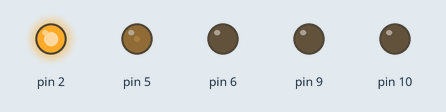
Simulated run of this sketch. Board: Arduino Uno, built with avr-gcc and run on an emulated ATmega328P. Parts: output pins drawn as LEDs (lit = HIGH).

Above: at 0.1 s.
At 10.1 s:
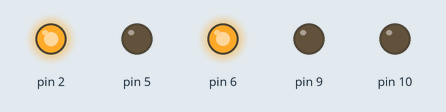
At 25.1 s:
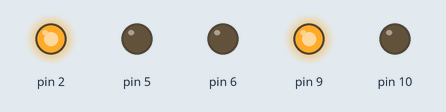
At 35.1 s:
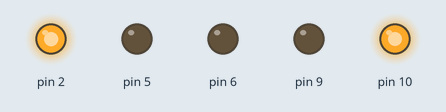
Timing chart, 0 to 36.6 s (numbered marks = the images above):
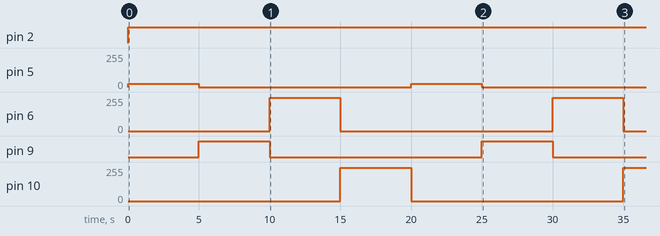

The sketch:

POC_MotorenV2.ino
```cpp
void setup() {
  // put your setup code here, to run once:
pinMode(2,1);
pinMode(5,1);
pinMode(6,1);
pinMode(9,1);
pinMode(10,1);
}

void loop() {
  // put your main code here, to run repeatedly:
digitalWrite(2,1);

analogWrite(5,25);
digitalWrite(6,0);
digitalWrite(9,0);
digitalWrite(10,0);
delay(5000);

digitalWrite(5,0);
digitalWrite(6,0);
digitalWrite(9,25);
analogWrite(10,0);
delay(5000);

analogWrite(5,0);
analogWrite(6,250);
analogWrite(9,0);
analogWrite(10,0);
delay(5000);

analogWrite(5,0);
analogWrite(6,0);
analogWrite(9,0);
analogWrite(10,250);
delay(5000);
}
```

Measured:
- by itself, pin 2: LOW → HIGH at 0.00 s
- by itself, pin 5: alternates 25/255 for 5.0 s and 0/255 for 15.0 s
- by itself, pin 6: alternates 250/255 for 5.0 s and 0/255 for 15.0 s
- by itself, pin 9: alternates HIGH for 5.0 s and LOW for 15.0 s
- by itself, pin 10: 0/255 → 250/255 at 15.0 s, → 0/255 5.0 s later, → 250/255 15.0 s later
